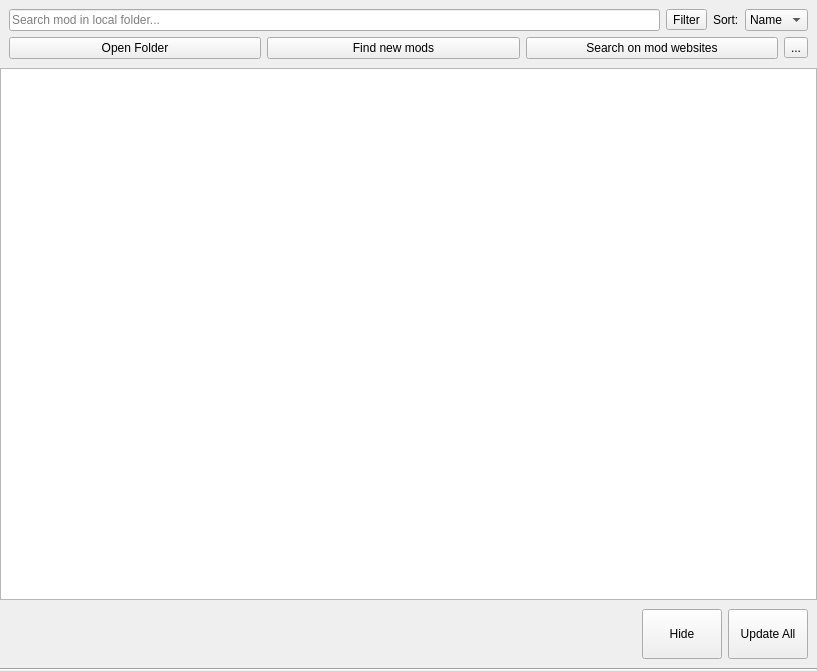
<?xml version="1.0" encoding="UTF-8"?>
<ui version="4.0">
 <class>LocalModBrowser</class>
 <widget class="QWidget" name="LocalModBrowser">
  <property name="geometry">
   <rect>
    <x>0</x>
    <y>0</y>
    <width>817</width>
    <height>671</height>
   </rect>
  </property>
  <layout class="QGridLayout" name="mainLayout">
   <property name="leftMargin">
    <number>0</number>
   </property>
   <property name="topMargin">
    <number>0</number>
   </property>
   <property name="rightMargin">
    <number>0</number>
   </property>
   <property name="bottomMargin">
    <number>0</number>
   </property>
   <property name="spacing">
    <number>0</number>
   </property>
   <item row="3" column="0">
    <widget class="Line" name="line">
     <property name="orientation">
      <enum>Qt::Horizontal</enum>
     </property>
    </widget>
   </item>
   <item row="1" column="0">
    <widget class="QStackedWidget" name="stackedWidget">
     <widget class="QWidget" name="page">
      <layout class="QGridLayout" name="gridLayout_2">
       <property name="leftMargin">
        <number>0</number>
       </property>
       <property name="topMargin">
        <number>0</number>
       </property>
       <property name="rightMargin">
        <number>0</number>
       </property>
       <property name="bottomMargin">
        <number>0</number>
       </property>
       <property name="spacing">
        <number>0</number>
       </property>
       <item row="0" column="0">
        <widget class="QListView" name="modListView">
         <property name="verticalScrollMode">
          <enum>QAbstractItemView::ScrollPerPixel</enum>
         </property>
        </widget>
       </item>
      </layout>
     </widget>
     <widget class="QWidget" name="page_2">
      <layout class="QGridLayout" name="gridLayout_3">
       <property name="leftMargin">
        <number>0</number>
       </property>
       <property name="topMargin">
        <number>0</number>
       </property>
       <property name="rightMargin">
        <number>0</number>
       </property>
       <property name="bottomMargin">
        <number>0</number>
       </property>
       <property name="spacing">
        <number>0</number>
       </property>
       <item row="0" column="0">
        <widget class="QTreeView" name="modTreeView">
         <property name="editTriggers">
          <set>QAbstractItemView::NoEditTriggers</set>
         </property>
         <property name="alternatingRowColors">
          <bool>true</bool>
         </property>
         <property name="selectionMode">
          <enum>QAbstractItemView::ExtendedSelection</enum>
         </property>
         <property name="selectionBehavior">
          <enum>QAbstractItemView::SelectRows</enum>
         </property>
         <property name="verticalScrollMode">
          <enum>QAbstractItemView::ScrollPerPixel</enum>
         </property>
         <property name="horizontalScrollMode">
          <enum>QAbstractItemView::ScrollPerPixel</enum>
         </property>
         <property name="uniformRowHeights">
          <bool>true</bool>
         </property>
        </widget>
       </item>
      </layout>
     </widget>
    </widget>
   </item>
   <item row="2" column="0">
    <widget class="QWidget" name="updateWidget" native="true">
     <layout class="QHBoxLayout" name="horizontalLayout_3">
      <item>
       <widget class="QLabel" name="updateProgressText">
        <property name="sizePolicy">
         <sizepolicy hsizetype="Preferred" vsizetype="Fixed">
          <horstretch>0</horstretch>
          <verstretch>0</verstretch>
         </sizepolicy>
        </property>
        <property name="text">
         <string/>
        </property>
       </widget>
      </item>
      <item>
       <spacer name="horizontalSpacer">
        <property name="orientation">
         <enum>Qt::Horizontal</enum>
        </property>
        <property name="sizeHint" stdset="0">
         <size>
          <width>40</width>
          <height>20</height>
         </size>
        </property>
       </spacer>
      </item>
      <item>
       <widget class="QPushButton" name="hideUpdatesButton">
        <property name="sizePolicy">
         <sizepolicy hsizetype="Minimum" vsizetype="Fixed">
          <horstretch>0</horstretch>
          <verstretch>0</verstretch>
         </sizepolicy>
        </property>
        <property name="minimumSize">
         <size>
          <width>0</width>
          <height>50</height>
         </size>
        </property>
        <property name="text">
         <string>Hide</string>
        </property>
       </widget>
      </item>
      <item>
       <widget class="QPushButton" name="updateAllButton">
        <property name="sizePolicy">
         <sizepolicy hsizetype="Minimum" vsizetype="Fixed">
          <horstretch>0</horstretch>
          <verstretch>0</verstretch>
         </sizepolicy>
        </property>
        <property name="minimumSize">
         <size>
          <width>0</width>
          <height>50</height>
         </size>
        </property>
        <property name="text">
         <string>Update All</string>
        </property>
        <property name="icon">
         <iconset theme="update-none">
          <normaloff>.</normaloff>.</iconset>
        </property>
       </widget>
      </item>
     </layout>
    </widget>
   </item>
   <item row="0" column="0">
    <widget class="QWidget" name="widget" native="true">
     <layout class="QGridLayout" name="gridLayout">
      <item row="0" column="0">
       <layout class="QHBoxLayout" name="horizontalLayout">
        <item>
         <widget class="QLineEdit" name="searchText">
          <property name="placeholderText">
           <string>Search mod in local folder...</string>
          </property>
          <property name="clearButtonEnabled">
           <bool>true</bool>
          </property>
         </widget>
        </item>
        <item>
         <widget class="QToolButton" name="filterButton">
          <property name="text">
           <string>Filter</string>
          </property>
          <property name="icon">
           <iconset theme="view-filter">
            <normaloff>.</normaloff>.</iconset>
          </property>
          <property name="popupMode">
           <enum>QToolButton::InstantPopup</enum>
          </property>
          <property name="toolButtonStyle">
           <enum>Qt::ToolButtonTextBesideIcon</enum>
          </property>
         </widget>
        </item>
        <item>
         <widget class="QLabel" name="label">
          <property name="text">
           <string>Sort:</string>
          </property>
         </widget>
        </item>
        <item>
         <widget class="QComboBox" name="comboBox">
          <item>
           <property name="text">
            <string>Name</string>
           </property>
          </item>
          <item>
           <property name="text">
            <string>Date</string>
           </property>
          </item>
          <item>
           <property name="text">
            <string>Size</string>
           </property>
          </item>
         </widget>
        </item>
       </layout>
      </item>
      <item row="1" column="0">
       <layout class="QHBoxLayout" name="horizontalLayout_2">
        <item>
         <widget class="QPushButton" name="openFolderButton">
          <property name="text">
           <string>Open Folder</string>
          </property>
          <property name="icon">
           <iconset theme="folder">
            <normaloff>.</normaloff>.</iconset>
          </property>
         </widget>
        </item>
        <item>
         <widget class="QPushButton" name="findnewButton">
          <property name="text">
           <string>Find new mods</string>
          </property>
          <property name="icon">
           <iconset theme="search">
            <normaloff>.</normaloff>.</iconset>
          </property>
         </widget>
        </item>
        <item>
         <widget class="QPushButton" name="checkUpdatesButton">
          <property name="text">
           <string>Search on mod websites</string>
          </property>
          <property name="icon">
           <iconset theme="update-none">
            <normaloff>.</normaloff>.</iconset>
          </property>
         </widget>
        </item>
        <item>
         <widget class="QToolButton" name="menuButton">
          <property name="text">
           <string>...</string>
          </property>
          <property name="icon">
           <iconset theme="application-menu">
            <normaloff>.</normaloff>.</iconset>
          </property>
          <property name="popupMode">
           <enum>QToolButton::InstantPopup</enum>
          </property>
         </widget>
        </item>
       </layout>
      </item>
     </layout>
    </widget>
   </item>
  </layout>
 </widget>
 <resources/>
 <connections/>
</ui>
